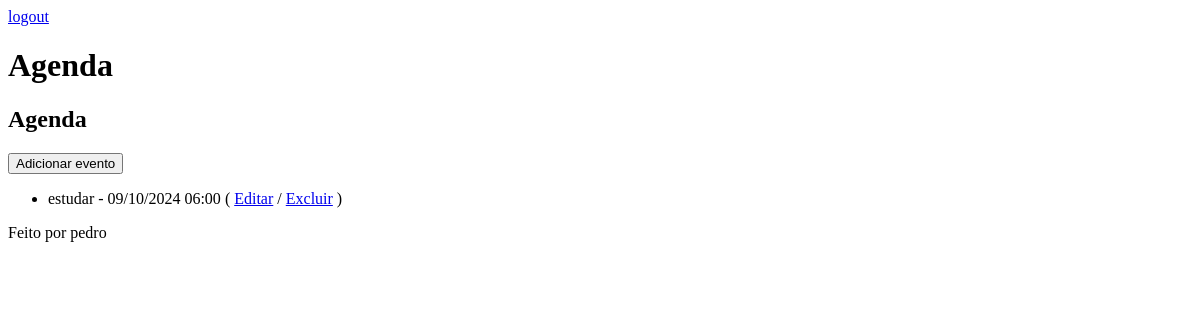
Before: /agenda/ (signed in) with the older database file.
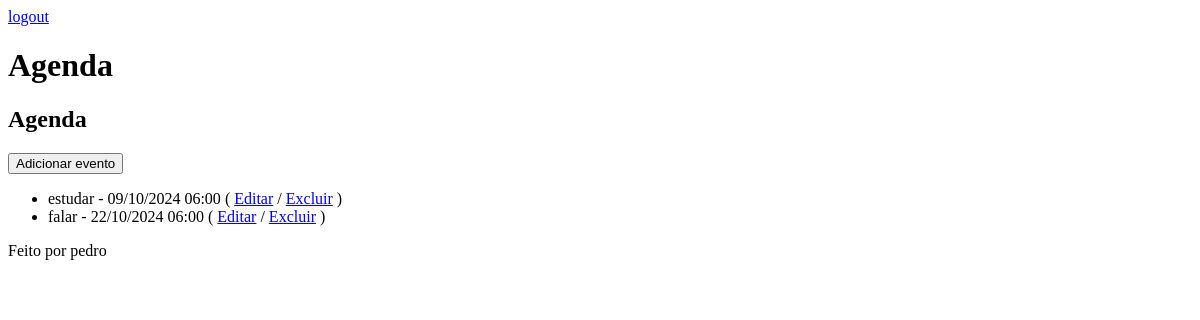
After: the same page with the newer database file.
### core/models.py (models this page shows, shortened)
class Eventos(models.Model):
    titulo = models.CharField(max_length=100)
    descricao = models.TextField(blank=True, null=True)
    data_evento = models.DateTimeField()
    data_criacao = models.DateTimeField(auto_now=True)
    usuario = models.ForeignKey(User, on_delete=models.CASCADE)
    class Meta:
        db_table = 'evento'
    def get_data_evento(self):
        return self.data_evento.strftime('%d/%m/%Y %H:%M')

### core/views.py (the view)
# urls.py: path('agenda/', views.lista_eventos),
@login_required(login_url='/login/')
def lista_eventos(request):
    usuario = request.user
    evento = Eventos.objects.filter(usuario=usuario)
    response = {'eventos':evento}
    return render(request, 'agenda.html', response)

### templates/agenda.html
{% extends "model-page.html" %}
{% block content %}
    <h2>Agenda</h2>
    <a href="evento/">
        <button type="button">Adicionar evento</button>
    </a>
    <ul>
        {% for evento in eventos %}
            <li>
                {{evento.titulo}} - {{evento.get_data_evento}}
                (
                    <a href="evento/?id={{ evento.id }}">Editar</a> /
                    <a href="evento/delete/{{ evento.id }}">Excluir</a>
                )
            </li>
        {% endfor %}
    </ul>
{% endblock %}

Changed rows visible on the page:
added Eventos: titulo "falar", get_data_evento "22/10/2024 06:00"
